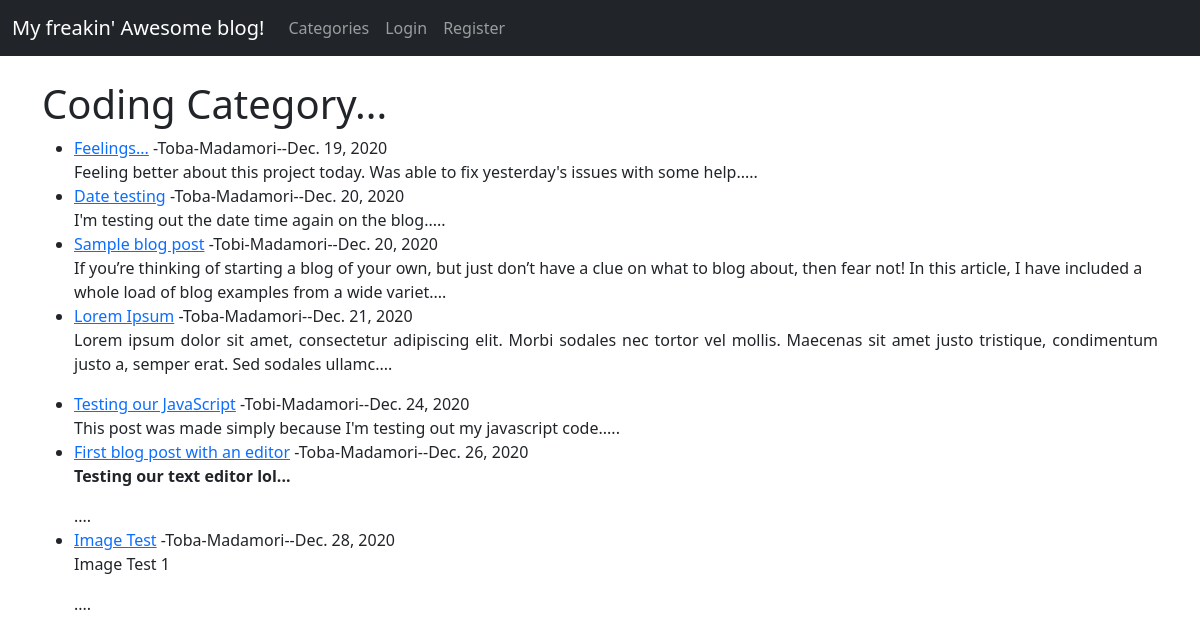
/category/coding/, run on the app's committed database.
### theblog/models.py (models this page shows, shortened)
class Post(models.Model):
    title = models.CharField(max_length=255)
    header_image = models.ImageField(null= True, blank= True, upload_to='images/')
    title_tag = models.CharField(max_length=255)
    author = models.ForeignKey(User, on_delete=models.CASCADE)
    body = RichTextField(blank= True, null= True)
    post_date = models.DateField(auto_now_add= True)
    category =  models.CharField(max_length=255, default='coding')
    snippets =  models.CharField(max_length=255)
    likes = models.ManyToManyField(User, related_name='blog_posts')

### theblog/views.py (the view)
# urls.py: path('category/<str:cats>/', CategoryView, name= 'category'),
def CategoryView(request, cats):
    category_posts = Post.objects.filter(category=cats.replace('-', ' '))
    return render(request, 'categories.html', {'cats': cats.title().replace('-', ' '), 'category_posts': category_posts})

### theblog/templates/categories.html (shortened to what this page needs)
{% extends 'base.html' %}
{% block content %}
{% if category_posts %}
<h1> {{ cats }} Category...</h1>
<ul>
{% for post in category_posts %}
    <li><a href="{% url 'article-detail' post.pk%}">{{post.title}}</a> -{{post.author.first_name}}-{{post.author.last_name}}--{{post.post_date}}<br/>
        {{ post.body|slice:": 200"|safe }}....
    </li>
{% endfor %}
</ul>
{% else %}
 Sorry this page does not exist
 {% endif %}
{% endblock %}

### data on the page
Post: title "Feelings...", author.first_name "Toba", author.last_name "Madamori", post_date "Dec. 19, 2020", body "Feeling better about this project today. Was able to fix yesterday's issues with some help."
Post: title "Date testing", author.first_name "Toba", author.last_name "Madamori", post_date "Dec. 20, 2020", body "I'm testing out the date time again on the blog."
Post: title "Sample blog post", author.first_name "Tobi", author.last_name "Madamori", post_date "Dec. 20, 2020", body "If you’re thinking of starting a blog of your own, but just don’t have a clue on what to blog about, then fear not! In this article, I have included a whole load of blog examples from a wide variet"
Post: title "Lorem Ipsum", author.first_name "Toba", author.last_name "Madamori", post_date "Dec. 21, 2020", body "Lorem ipsum dolor sit amet, consectetur adipiscing elit. Morbi sodales nec tortor vel mollis. Maecenas sit amet justo tristique, condimentum justo a, semper erat. Sed sodales ullamc"
Post: title "Testing our JavaScript", author.first_name "Tobi", author.last_name "Madamori", post_date "Dec. 24, 2020", body "This post was made simply because I'm testing out my javascript code."
Post: title "First blog post with an editor", author.first_name "Toba", author.last_name "Madamori", post_date "Dec. 26, 2020", body "Testing our text editor lol..."
Post: title "Image Test", author.first_name "Toba", author.last_name "Madamori", post_date "Dec. 28, 2020", body "Image Test 1"

### other printed values
{{ cats }} "Coding"
